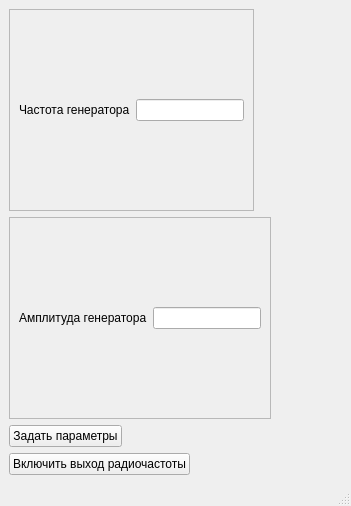
<?xml version="1.0" encoding="UTF-8"?>
<ui version="4.0">
 <class>okno_agilent</class>
 <widget class="QMainWindow" name="okno_agilent">
  <property name="geometry">
   <rect>
    <x>0</x>
    <y>0</y>
    <width>351</width>
    <height>506</height>
   </rect>
  </property>
  <property name="windowTitle">
   <string>Параметры генератора</string>
  </property>
  <widget class="QWidget" name="centralwidget">
   <layout class="QVBoxLayout" name="verticalLayout">
    <item>
     <widget class="QFrame" name="frame">
      <property name="sizePolicy">
       <sizepolicy hsizetype="Fixed" vsizetype="Preferred">
        <horstretch>0</horstretch>
        <verstretch>0</verstretch>
       </sizepolicy>
      </property>
      <property name="frameShape">
       <enum>QFrame::StyledPanel</enum>
      </property>
      <property name="frameShadow">
       <enum>QFrame::Raised</enum>
      </property>
      <layout class="QHBoxLayout" name="horizontalLayout_2">
       <item>
        <widget class="QLabel" name="label_2">
         <property name="text">
          <string>Частота генератора</string>
         </property>
        </widget>
       </item>
       <item>
        <widget class="QLineEdit" name="gen_freq">
         <property name="text">
          <string/>
         </property>
        </widget>
       </item>
      </layout>
     </widget>
    </item>
    <item>
     <widget class="QFrame" name="frame_4">
      <property name="sizePolicy">
       <sizepolicy hsizetype="Fixed" vsizetype="Preferred">
        <horstretch>0</horstretch>
        <verstretch>0</verstretch>
       </sizepolicy>
      </property>
      <property name="frameShape">
       <enum>QFrame::StyledPanel</enum>
      </property>
      <property name="frameShadow">
       <enum>QFrame::Raised</enum>
      </property>
      <layout class="QHBoxLayout" name="horizontalLayout">
       <item>
        <widget class="QLabel" name="label">
         <property name="text">
          <string>Амплитуда генератора</string>
         </property>
        </widget>
       </item>
       <item>
        <widget class="QLineEdit" name="gen_ampl"/>
       </item>
      </layout>
     </widget>
    </item>
    <item>
     <widget class="QPushButton" name="inst_param">
      <property name="sizePolicy">
       <sizepolicy hsizetype="Fixed" vsizetype="Fixed">
        <horstretch>0</horstretch>
        <verstretch>0</verstretch>
       </sizepolicy>
      </property>
      <property name="text">
       <string>Задать параметры</string>
      </property>
     </widget>
    </item>
    <item>
     <widget class="QPushButton" name="RF_ON">
      <property name="sizePolicy">
       <sizepolicy hsizetype="Fixed" vsizetype="Fixed">
        <horstretch>0</horstretch>
        <verstretch>0</verstretch>
       </sizepolicy>
      </property>
      <property name="text">
       <string>Включить выход радиочастоты</string>
      </property>
     </widget>
    </item>
   </layout>
  </widget>
  <widget class="QMenuBar" name="menubar">
   <property name="geometry">
    <rect>
     <x>0</x>
     <y>0</y>
     <width>351</width>
     <height>24</height>
    </rect>
   </property>
  </widget>
  <widget class="QStatusBar" name="statusbar"/>
 </widget>
 <resources/>
 <connections/>
</ui>
